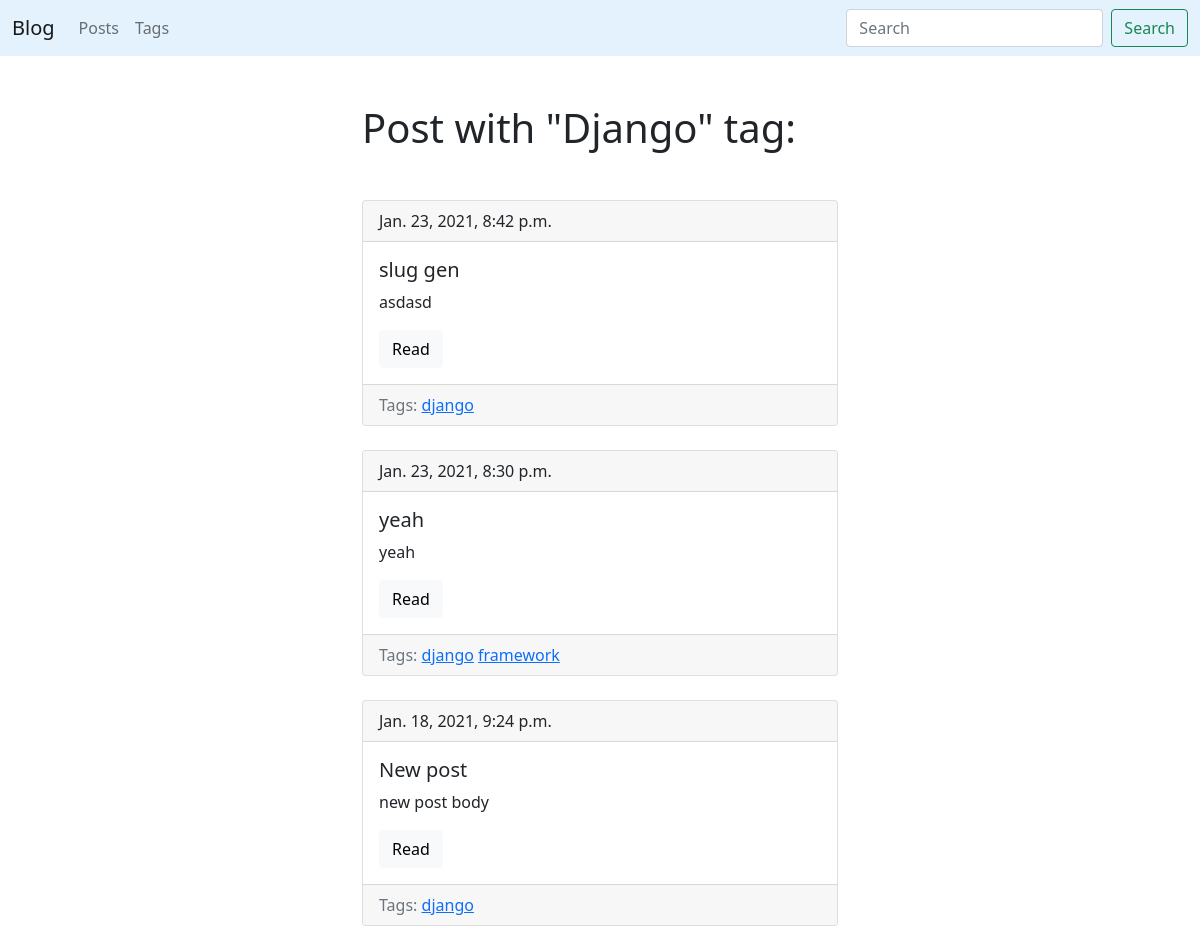
/blog/tag/django/, run on an earlier commit of the app's database.
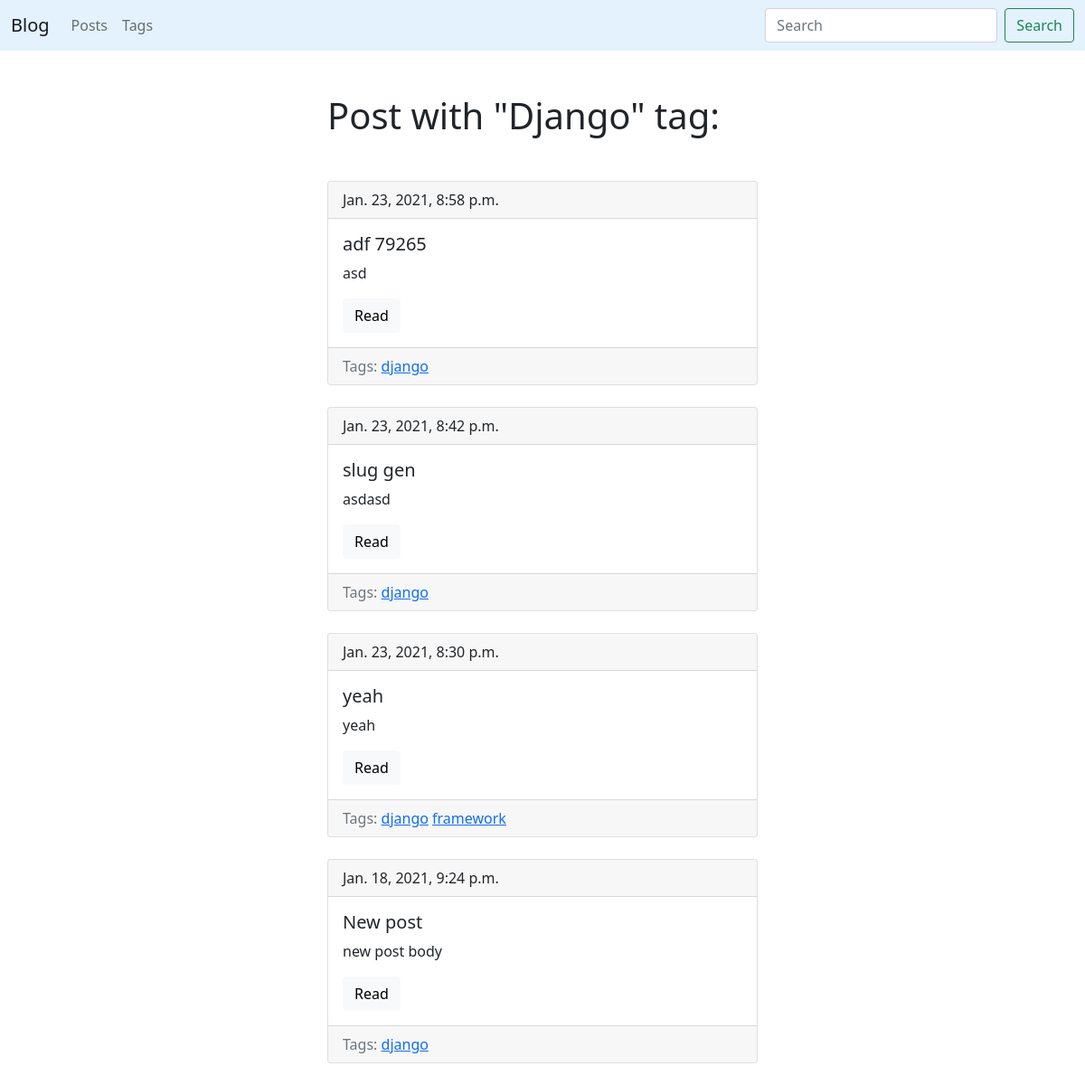
And on a later commit of the database.
### blog/models.py (models this page shows, shortened)
class Post(models.Model):
	title = models.CharField(max_length=150, db_index=True)
	slug = models.SlugField(max_length=150, blank=True, unique=True)
	body = models.TextField(blank=True, db_index=True)
	tags = models.ManyToManyField('Tag', blank=True, related_name='posts')
	date_pub = models.DateTimeField(auto_now_add=True)
	def get_absolute_url(self):
		return reverse('post_detail_url', kwargs={'slug': self.slug})
	class Meta:
		ordering = ['-date_pub']

class Tag(models.Model):
	title = models.CharField(max_length=50)
	slug = models.SlugField(max_length=50, unique=True)
	def get_absolute_url(self):
		return reverse('tag_detail_url', kwargs={'slug': self.slug})
	def __str__(self):
		return self.title
	class Meta:
		ordering = ['title']

### blog/views.py (the view)
# urls.py: path('tag/<str:slug>/', TagDetail.as_view(), name='tag_detail_url'),
class TagDetail(ObjectDetailMixin, View):
	model = Tag
	template = 'blog/tag_detail.html'

### blog/utils.py (called while the page is built)
	def get(self, request, slug):
		obj = get_object_or_404(self.model, slug__iexact=slug)
		return render(request, self.template, context={self.model.__name__.lower(): obj, 'admin_object': obj})

### blog/templates/blog/tag_detail.html (shortened to what this page needs)
{% extends 'blog/base_blog.html' %}
{% block content %}
	<h1 class="mb-5">Post with "{{ tag.title|title }}" tag:</h1>
	{% for post in tag.posts.all %}
		{% include 'blog/includes/post_card_template.html' %}
	{% endfor %}
{% endblock %}

### blog/templates/blog/includes/post_card_template.html
<div class="card mb-4">
	<div class="card-header">
		{{ post.date_pub }}
	</div>
	<div class="card-body">
		<h5 class="card-title">{{ post.title }}</h5>
		<p class="card-text">{{ post.body|truncatewords:15 }}</p>
		<a href="{{ post.get_absolute_url }}" class="btn btn-light">Read</a>
	</div>
	<div class="card-footer text-muted">
    	Tags:
    	{% for tag in post.tags.all %}
    		<a href="{{ tag.get_absolute_url }}">{{ tag }}</a>
    	{% endfor %}
 	</div>
</div>

What changed in the data, as far as the page shows it:
added Post: date_pub "Jan. 23, 2021, 8:58 p.m.", title "adf 79265", body "asd", Tag (title "django")
